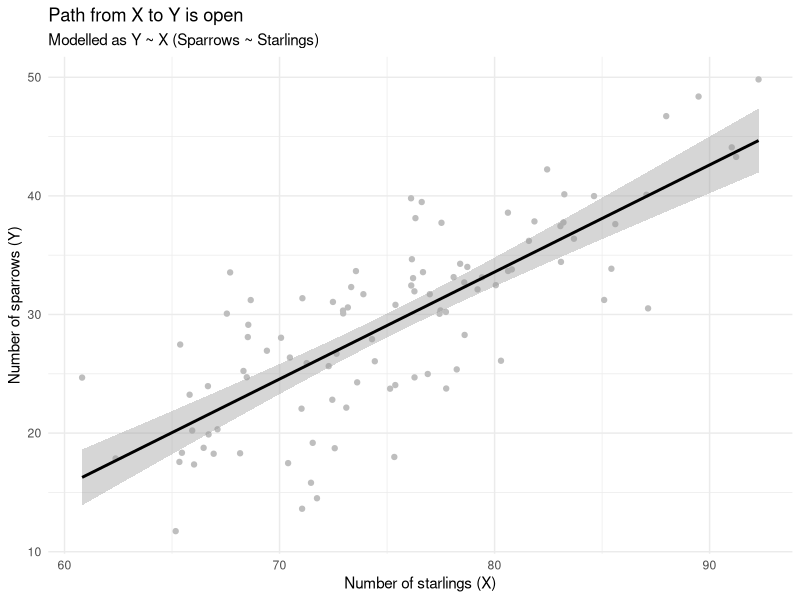
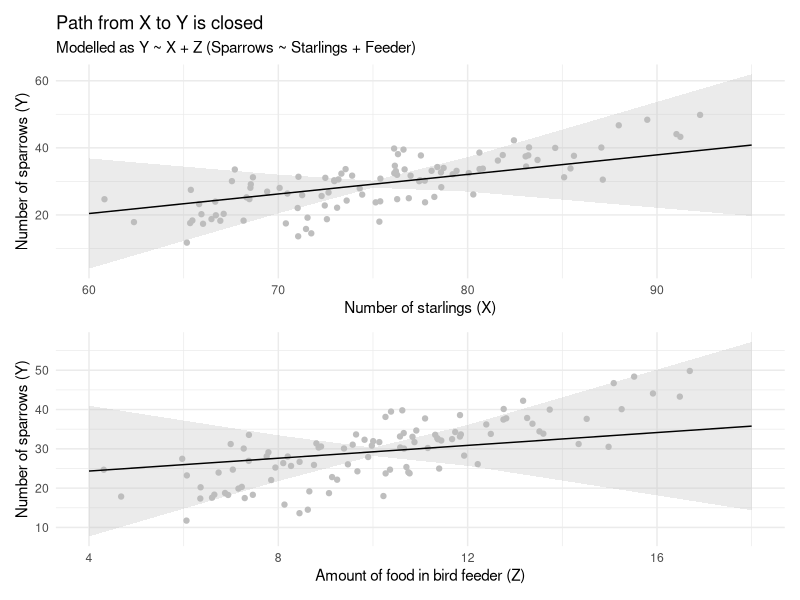
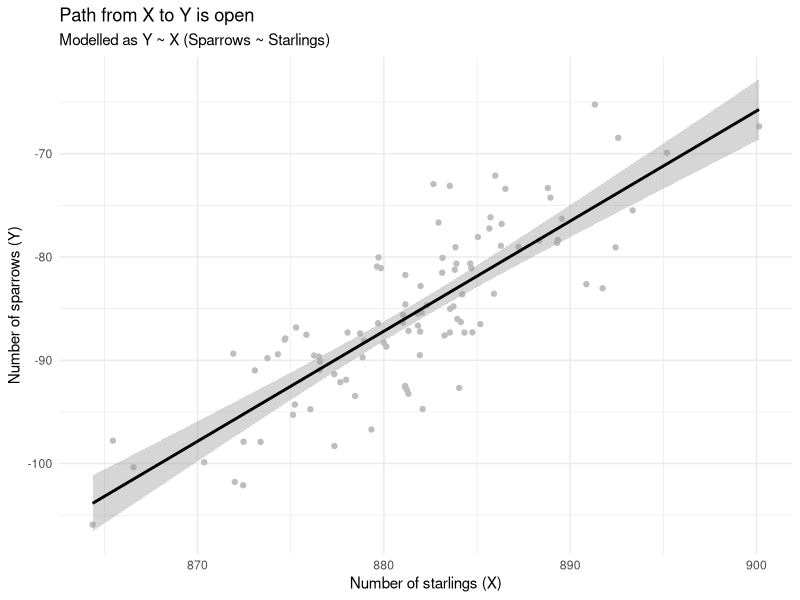
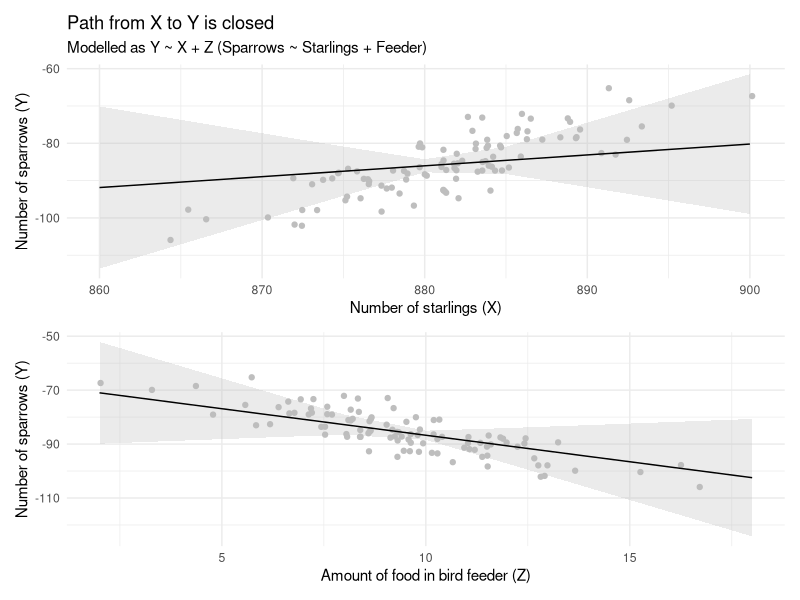

These charts were generated, in order, by the following R code:
# Forked confound
library(gganimate)
library(ggplot2)

n <- 100

z <- rnorm(n = n, mean = 10, sd = 2.5)

b1 <- 50
b2 <- 2.5

x <- rnorm(n = n, mean = b1 + b2 * z)

a1 <- 5
a2 <- 3

y <- rnorm(n = n, mean = a1 + b2 * z, sd = 5)

df <- data.frame(z, x, y, t = 1)

ggplot(data = df, (aes(x = x, y = y))) +
  geom_point(colour = "grey") +
  geom_smooth(method = "lm", colour = "black", se = TRUE) +
  labs(title = "Path from X to Y is open",
       subtitle = "Modelled as Y ~ X (Sparrows ~ Starlings)",
       x = "Number of starlings (X)",
       y = "Number of sparrows (Y)") +
  theme_minimal()

# Corrected relationship

m <- lm(y ~ x + z, data = df)

library(ggeffects)

tmp <- ggpredict(m)
tmp_x <- tmp$x

x_plot <- ggplot() +
  geom_point(data = df, aes(x = x, y = y), colour = "grey") +
  geom_ribbon(data = tmp_x, aes(x = x, y = predicted, ymin = conf.low, ymax = conf.high),
              fill = "grey", alpha = 0.3) +
  geom_line(data = tmp_x, aes(x = x, y = predicted)) +
  labs(title = "Path from X to Y is closed",
       subtitle = "Modelled as Y ~ X + Z (Sparrows ~ Starlings + Feeder)",
       x = "Number of starlings (X)",
       y = "Number of sparrows (Y)") +
  theme_minimal()

tmp_z <- tmp$z

z_plot <- ggplot() +
  geom_point(data = df, aes(x = z, y = y), colour = "grey") +
  geom_ribbon(data = tmp_z, aes(x = x, y = predicted, ymin = conf.low, ymax = conf.high),
              fill = "grey", alpha = 0.3) +
  geom_line(data = tmp_z, aes(x = x, y = predicted)) +
  labs(x = "Amount of food in bird feeder (Z)",
       y = "Number of sparrows (Y)") +
  theme_minimal()

library(patchwork)

x_plot / z_plot

################################
# Quiz figures

library(ggplot2)

n <- 100

z <- rnorm(n = n, mean = 10, sd = 2.5)

b1 <- 905
b2 <- -2.5

x <- rnorm(n = n, mean = b1 + b2 * z)

a1 <- -62
a2 <- 13.5

y <- rnorm(n = n, mean = a1 + b2 * z, sd = 5)

df <- data.frame(z, x, y, t = 1)

ggplot(data = df, (aes(x = x, y = y))) +
  geom_point(colour = "grey") +
  geom_smooth(method = "lm", colour = "black", se = TRUE) +
  labs(title = "Path from X to Y is open",
       subtitle = "Modelled as Y ~ X (Sparrows ~ Starlings)",
       x = "Number of starlings (X)",
       y = "Number of sparrows (Y)") +
  theme_minimal()

# Corrected relationship

m <- lm(y ~ x + z, data = df)

library(ggeffects)

tmp <- ggpredict(m)
tmp_x <- tmp$x

x_plot <- ggplot() +
  geom_point(data = df, aes(x = x, y = y), colour = "grey") +
  geom_ribbon(data = tmp_x, aes(x = x, y = predicted, ymin = conf.low, ymax = conf.high),
              fill = "grey", alpha = 0.3) +
  geom_line(data = tmp_x, aes(x = x, y = predicted)) +
  labs(title = "Path from X to Y is closed",
       subtitle = "Modelled as Y ~ X + Z (Sparrows ~ Starlings + Feeder)",
       x = "Number of starlings (X)",
       y = "Number of sparrows (Y)") +
  theme_minimal()

tmp_z <- tmp$z

z_plot <- ggplot() +
  geom_point(data = df, aes(x = z, y = y), colour = "grey") +
  geom_ribbon(data = tmp_z, aes(x = x, y = predicted, ymin = conf.low, ymax = conf.high),
              fill = "grey", alpha = 0.3) +
  geom_line(data = tmp_z, aes(x = x, y = predicted)) +
  labs(x = "Amount of food in bird feeder (Z)",
       y = "Number of sparrows (Y)") +
  theme_minimal()

library(patchwork)

x_plot / z_plot
